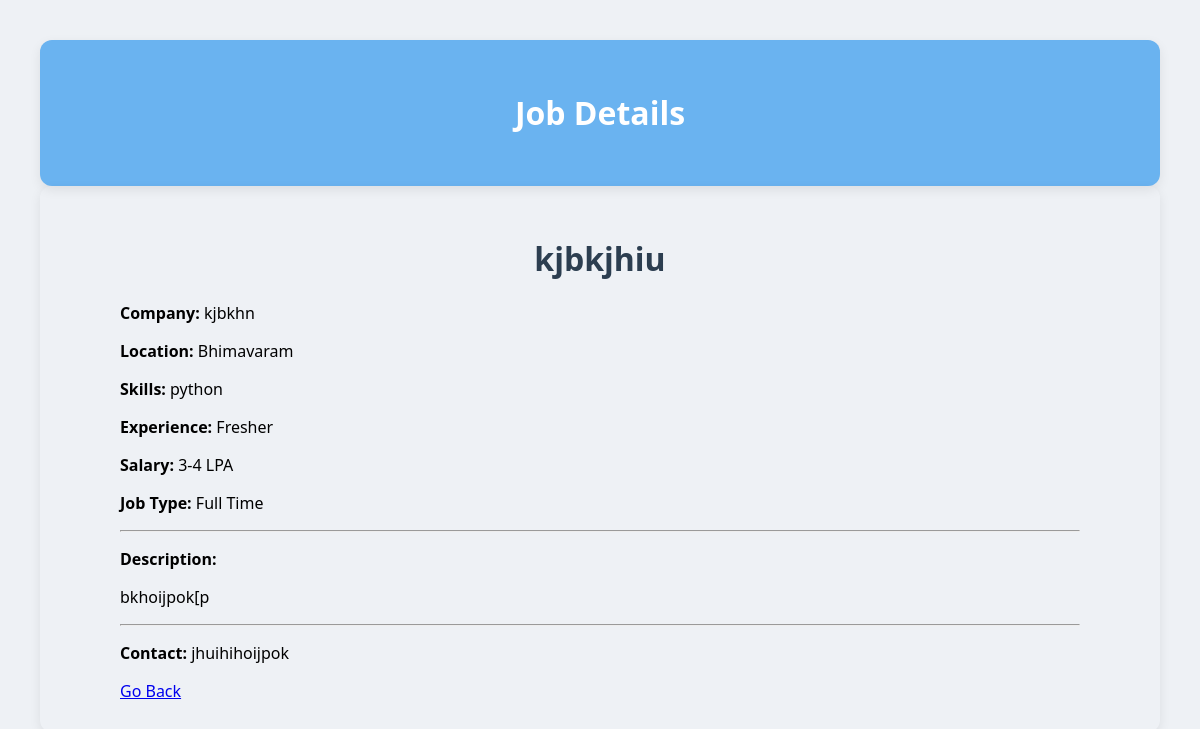
Page /job/3 (signed in) on the committed database.
### tables this page shows
CREATE TABLE jobs (
    id INTEGER PRIMARY KEY AUTOINCREMENT,
    title TEXT,
    company TEXT,
    location TEXT,
    skills TEXT,
    experience TEXT,
    salary TEXT,
    job_type TEXT,
    description TEXT,
    contact TEXT,
    user_id INTEGER,
    FOREIGN KEY(user_id) REFERENCES users(id)
);

### app.py (the view)
@app.route("/job/<int:job_id>")
def view_job(job_id):
    if "user_id" not in session:
        return redirect(url_for("login"))
    conn = sqlite3.connect("database.db")
    c = conn.cursor()
    c.execute("SELECT * FROM jobs WHERE id=?", (job_id,))
    job = c.fetchone()
    conn.close()
    return render_template("job_details.html", job=job)

### templates/job_details.html
<head>
    <link rel="stylesheet" href="{{ url_for('static', filename='style.css') }}">
</head>
<div class="top">
    <h1>Job Details</h1>
</div>
<div class="pad">
    <h1 style="color: #2c3e50;">{{ job[1] }}</h1>
    <p><b>Company:</b> {{ job[2] }}</p>
    <p><b>Location:</b> {{ job[3] }}</p>
    <p><b>Skills:</b> {{ job[4] }}</p>
    <p><b>Experience:</b> {{ job[5] }}</p>
    <p><b>Salary:</b> {{ job[6] }}</p>
    <p><b>Job Type:</b> {{ job[7] }}</p>
    <hr>
    <p><b>Description:</b></p>
    <p>{{ job[8] }}</p>
    <hr>
    <p><b>Contact:</b> {{ job[9] }}</p>
    <a href="/">Go Back</a>
</div>

### static/style.css (style rules this page uses)
h1 { text-align: center; color: white; }
.pad { align-items: center; padding: 30px 80px; border-radius: 12px; box-shadow: 0 4px 12px rgba(0, 0, 0, 0.08); }
.top { background-color: #6ab3f0; padding: 30px 20px; border-radius: 12px; box-shadow: 0 4px 12px rgba(0, 0, 0, 0.08); }

### rows in the picture
jobs: title "kjbkjhiu", company "kjbkhn", location "Bhimavaram", skills "python", experience "Fresher", salary "3-4 LPA", job_type "Full Time", description "bkhoijpok[p", contact "jhuihihoijpok"
